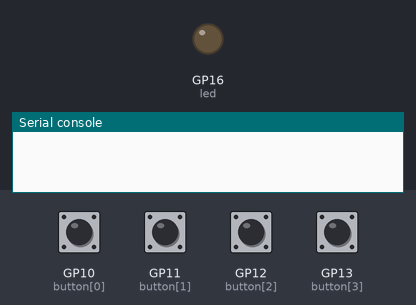
Recording of a program running on a simulated Raspberry Pi Pico running CircuitPython. On the bench: output pins drawn as LEDs (lit = HIGH), the last lines printed to the serial console. Dashed ring = blinking. Inputs (shaded band) come from the test bench; at power-on: GP10 (button[0]), GP11 (button[1]), GP12 (button[2]), GP13 (button[3]) HIGH. USB keyboard and mouse output is not drawn.

Above: at 1.2 s.
1.3 s: GP11 (button[1]) pulled LOW for 0.15 s
At 2.1 s:
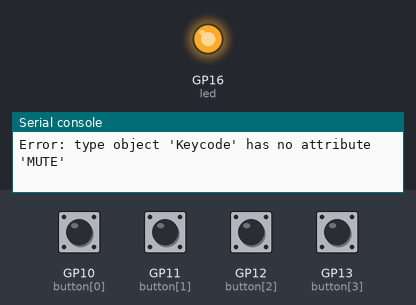
2.9 s: GP12 (button[2]) pulled LOW for 0.15 s
At 3.3 s:
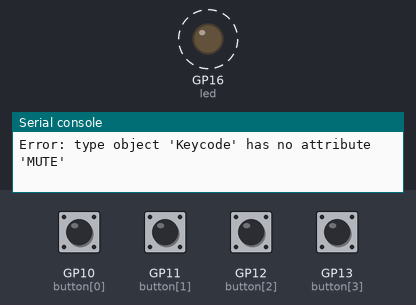
4.8 s: GP11 (button[1]) pulled LOW for 1 s
At 5.9 s:
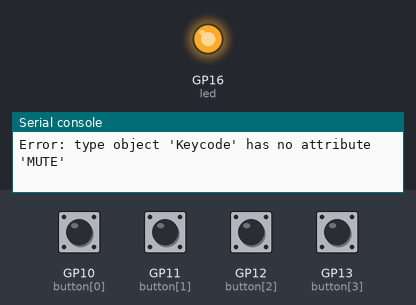
7.3 s: GP10 (button[0]) pulled LOW for 0.15 s
At 8.5 s:
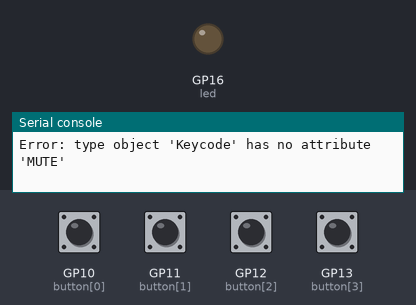
Timing chart, 0 to 9.9 s (numbered marks = the images above; inputs shaded):
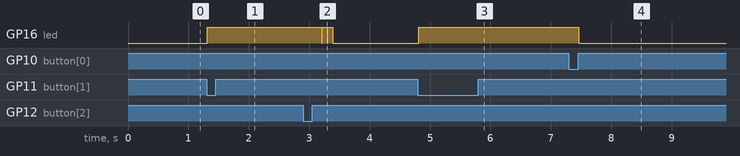

The program:

main.py
```python
# custom keyboard by Aman

import time
import board        # to use pin names
import digitalio    # set pins as input-output
import usb_hid      # USB Human Interface Device - lets your device act as a USB device
from adafruit_hid.keyboard import Keyboard
from adafruit_hid.keyboard_layout_us import KeyboardLayoutUS
from adafruit_hid.keycode import Keycode    # to use individual keys


pico = Keyboard(usb_hid.devices)     # Keyboard object (a USB keyboard)
layout = KeyboardLayoutUS(pico)

# Buttons
pins = [board.GP10, board.GP11, board.GP12, board.GP13]
buttons = []
for pin in pins:
    button = digitalio.DigitalInOut(pin)
    button.direction = digitalio.Direction.INPUT    # setting button as input
    button.pull = digitalio.Pull.UP                 # Enables an internal pull-up resistor: Default state = HIGH (True) , Pressed = LOW (False)
    buttons.append(button)

# LED
led = digitalio.DigitalInOut(board.GP16)
led.direction = digitalio.Direction.OUTPUT
led.value = False

prev = [True] * 4

def mic_mute():                                 # mic mute/unmute
    pico.press(Keycode.WINDOWS, Keycode.ALT, Keycode.K)
    time.sleep(0.05)
    pico.release_all()

def vol_mute():                                 # volume mute/unmute
    pico.press(Keycode.MUTE)
    time.sleep(0.05)
    pico.release_all()

def type_text():
    layout.write("Crazy! Crazy!")
    time.sleep(0.01)

def lock_pc():                                  # lock laptop
    pico.press(Keycode.WINDOWS, Keycode.L)
    time.sleep(0.05)
    pico.release_all()

actions = [mic_mute, vol_mute, type_text, lock_pc]

def flash_led(times=1, on=80, off=60):
    #Flash LED a given number of times
    for _ in range(times):
        led.value = True
        time.sleep(on / 1000)
        led.value = False
        time.sleep(0.01)

# --- Main loop ---
while True:
    for i, btn in enumerate(buttons):
        pressed = not btn.value
        if pressed and not prev[i]:
            try:
                actions[i]()
                flash_led(i + 1)
            except Exception as e:
                print("Error:", e)
                led.value = True
        prev[i] = pressed
    time.sleep(0.02)
```

Measured:
- after the input at 1.3 s, GP16 (led): LOW → HIGH at once
- after the input at 2.9 s, GP16 (led): alternates HIGH for 0.08 s and LOW for 0.01 s, 5 changes in all, then stays LOW, starting after 0.31 s
- after the input at 4.8 s, GP16 (led): LOW → HIGH at once
- after the input at 7.3 s, GP16 (led): HIGH → LOW after 0.16 s
